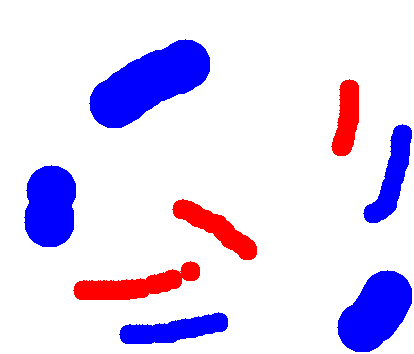
#> input picture samples/bird-seeds.png, 414 x 354 px
$ python GUI_main.py
#> lines starting #> are read from the running program, lines starting #| are printed output that depends on the picture
### src/utilities.py
from tkinter import Tk, filedialog

################################################################################
def prompt_select_file():
    root = Tk()
    root.withdraw()
    filePath = filedialog.askopenfilename(
        initialdir = root,
        title = "Choose an image...",
        filetypes = [ # filetypes supported by Pillow
            ("All files", "*.*"),
            ("BLP", "*.blp"),
            ("BMP image/bmp", "*.bmp"),
            ("BUFR", "*.bufr"),
            ("CUR", "*.cur"),
            ("DCX", "*.dcx"),
            ("DDS", "*.dds"),
            ("DIB image/bmp", "*.dib"),
            ("EPS application/postscript", "*.eps *.ps"),
            ("FITS", "*.fit *.fits"),
            ("FLI", "*.flc *.fli"),
            ("FTEX", "*.ftc *.ftu"),
            ("GBR", "*.gbr"),
            ("GIF image/gif", "*.gif"),
            ("GRIB", "*.grib"),
            ("HDF5", "*.h5 *.hdf"),
            ("ICNS image/icns", "*.icns"),
            ("ICO image/x-icon", "*.ico"),
            ("IM", "*.im"),
            ("IPTC", "*.iim"),
            ("JPEG image/jpeg", "*.jfif *.jpe *.jpeg *.jpg"),
            ("JPEG2000 image/jp2", "*.j2c *.j2k *.jp2 *.jpc *.jpf *.jpx"),
            ("MPEG video/mpeg", "*.mpeg *.mpg"),
            ("MSP", "*.msp"),
            ("PCD", "*.pcd"),
            ("PCX image/x-pcx", "*.pcx"),
            ("PIXAR", "*.pxr"),
            ("PNG image/png", "*.apng *.png"),
            ("PPM image/x-portable-anymap", "*.pbm *.pgm *.pnm *.ppm"),
            ("PSD image/vnd*.adobe*.photoshop", "*.psd"),
            ("SGI image/sgi", "*.bw *.rgb *.rgba *.sgi"),
            ("SUN", "*.ras"),
            ("TGA image/x-tga", "*.icb *.tga *.vda *.vst"),
            ("TIFF image/tiff", "*.tif *.tiff"),
            ("WEBP image/webp", "*.webp"),
            ("WMF", "*.emf *.wmf"),
            ("XBM image/xbm", "*.xbm"),
            ("XPM image/xpm", "*.xpm"),
        ]
    )
#> the answer given: ../samples/bird-seeds.png
    root.destroy()
    return filePath

################################################################################

### src/GUI_main.py
import numpy as np
from pathlib import Path
from PIL import Image, UnidentifiedImageError

import matplotlib.pyplot as plt
from matplotlib.widgets import Button, RadioButtons, TextBox

from parameters import BRUSH_RADIUS, DEFAULT_SIGMA, DEFAULT_LAMBDA
from utilities import prompt_select_file
from mincut_maxflow import SOURCE, SINK, \
    GraphCutFastBFS, \
    GraphCutFastRND, \
    GraphCutAnimateBFS, \
    GraphCutAnimateRND

################################################################################
##### gui colors
NO_COLOR = 0, 0, 0, 0
RED = 255, 0, 0, 255
BLUE = 0, 0, 255, 255

HALF_RED = 255, 0, 0, 128
HALF_BLUE = 0, 0, 255, 128
HALF_BLACK = 0, 0, 0, 128

##### gui flags
MOVE = 0
DRAW = 1
ERASE = 2

# //////////////////////////////////////////////////////////////////////////////
class GUI:
    def __init__(self):
        ##### ATTRIBUTES INITIALIZATION
        self.im_arr = {}
        self.implot = {}

        self.str_sigma = str(DEFAULT_SIGMA)
        self.str_lambda = str(DEFAULT_LAMBDA)

        ##### IMAGE LOADING
        self.path_img = Path(prompt_select_file())

        if not self.path_img.name:
            raise Exception("No image file selected. Exiting...")
        try:
            self.img = Image.open(self.path_img)
#> self.img is the input picture: PIL image 414x354 RGBA; mean R, G, B, A 9.9, 0, 30.7, 40.6
        except UnidentifiedImageError:
            raise Exception(f"Invalid image file '{self.path_img.name}' selected. Exiting...")
        else:
            self.path_base = self.path_img.parent / self.path_img.stem
            self.path_seeds = Path(str(self.path_base) + "-seeds.png")


        ##### GUI INITIALIZATION
        fig = plt.figure()
        self.fleft, self.fright = fig.subfigures(ncols = 2, width_ratios = [8, 2])

        self.ax_left = self.fleft.add_subplot()
        self.ax_dict = self.fright.subplot_mosaic(
            "ab;cc;gg;.e;.f;hp;ij;kl;mn",
            gridspec_kw = dict(wspace = 0, hspace = 0),
        )

        self.fleft.subplots_adjust(bottom = 0.05, top = 0.95)
        self.fright.subplots_adjust(bottom = 0.05, top = 0.95)

        self.load_img(self.img, "main", True)
#> in load_img, `if doBW: img = img.convert('L')`:
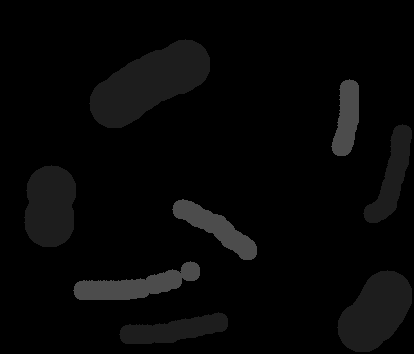
#> img: PIL image 414x354 L; min 0, max 76, mean 6.4

        self.blank = np.zeros((self.h, self.w, 4), dtype = float)
        for key in ("seeds", "ghost", "result", "paths"):
            self.im_arr[key] = np.zeros((self.h, self.w, 4), dtype = np.uint8)
            self.implot[key] = self.ax_left.imshow(self.im_arr[key], vmin = 0, vmax = 255)
#> after the loop, self.im_arr = 5 items; self.implot = 5 items

        self.b_clear_seeds = Button(self.ax_dict['a'], "Clear\nSeeds")
        self.b_load_seeds = Button(self.ax_dict['b'], "Load\nSeeds")
        self.rb_gui_mode = RadioButtons(self.ax_dict['c'], ("OBJ (Z)", "BKG (X)", "Erase (C)", "Nothing (V)"))
        self.tb_sigma = TextBox(self.ax_dict['e'], "Sigma", initial = self.str_sigma)
        self.tb_lambda = TextBox(self.ax_dict['f'], "Lambda", initial = self.str_lambda)
        self.b_save_seeds = Button(self.ax_dict['g'], "Save\nseeds")
        self.b_save_result_obj = Button(self.ax_dict['h'], "Save\nOBJ", color = "0.2")
        self.b_save_result_bkg = Button(self.ax_dict['p'], "Save\nBKG", color = "0.2")
        self.b_cut_fast_bfs = Button(self.ax_dict['i'], "Fast\ncut BFS")
        self.b_cut_fast_rnd = Button(self.ax_dict['j'], "Fast\ncut RND")
        self.b_cut_animate_bfs = Button(self.ax_dict['k'], "Animate\ncut BFS")
        self.b_cut_animate_rnd = Button(self.ax_dict['l'], "Animate\ncut RND")
        self.b_toggle_result = Button(self.ax_dict['m'], "Toggle\nresult", color = "0.2")
        self.b_toggle_paths = Button(self.ax_dict['n'], "Toggle\npaths", color = "0.2")

        self.b_clear_seeds.on_clicked(self.clear_seeds)
        self.b_load_seeds.on_clicked(self.load_seeds)
        self.rb_gui_mode.on_clicked(self.update_guimode)
        self.tb_sigma.on_text_change(self.validate_tb_sigma)
        self.tb_lambda.on_text_change(self.validate_tb_lambda)
        self.b_save_seeds.on_clicked(self.save_seeds)
        self.b_save_result_obj.on_clicked(self.save_result_obj)
        self.b_save_result_bkg.on_clicked(self.save_result_bkg)
        self.b_cut_fast_bfs.on_clicked(self.trigger_cut_fast_bfs)
        self.b_cut_animate_bfs.on_clicked(self.trigger_cut_animate_bfs)
        self.b_cut_fast_rnd.on_clicked(self.trigger_cut_fast_rnd)
        self.b_cut_animate_rnd.on_clicked(self.trigger_cut_animate_rnd)
        self.b_toggle_result.on_clicked(self.toggle_result)
        self.b_toggle_paths.on_clicked(self.toggle_paths)

        self.b_save_result_obj.active = False
        self.b_save_result_bkg.active = False
        self.b_toggle_result.active = False
        self.b_toggle_paths.active = False


        self.brush_radius = BRUSH_RADIUS
        self.pressed = False
        self.colors = {}

        ### start in OBJ mode
        self.update_guimode("OBJ (Z)")
        self.gui_mode = DRAW
        self.firstCut = True
        self.showing_result = False
        self.showing_paths = False

        ### hook keyboard and mouse
        self.cid_press    = self.fleft.canvas.mpl_connect("button_press_event", self.on_click)
        self.cid_motion   = self.fleft.canvas.mpl_connect("motion_notify_event", self.on_motion)
        self.cid_release  = self.fleft.canvas.mpl_connect("button_release_event", self.on_release)
        self.cid_keyboard = self.fleft.canvas.mpl_connect("key_press_event", self.on_key_press)

        self.details_init()
        plt.show()
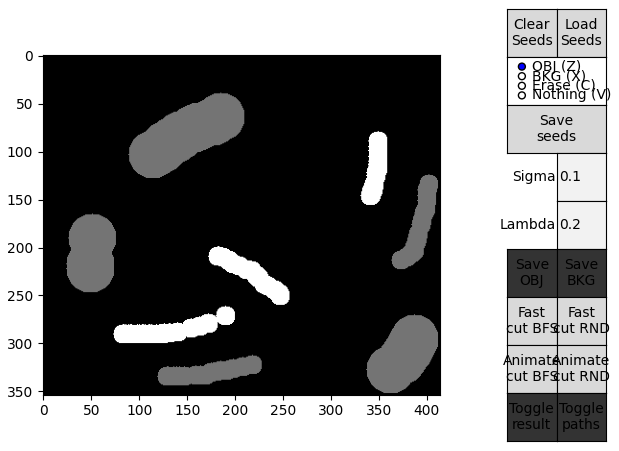
#> figure drawn by matplotlib, 4 panels


    # ++++++++++++++++++++++++++++++++++++++++++++++++++++++++++++++++++++++++++ I/O OPERATIONS
    def load_img(self, img : Image, arr_key : str, doBW : bool):
        if doBW: img = img.convert('L') # open the image in intensity mode (monochromatic)
        arr = np.asarray(img, dtype = np.uint8)

        self.im_arr[arr_key] = arr.copy()
        self.implot[arr_key] = self.ax_left.imshow(arr, cmap = "Greys_r" if doBW else None)

        self.w, self.h = img.size

    # [10 lines left out: function save_masked_img, not called in this run]

    def output_name(self, type : str):
        return f"{self.path_base}-{type}-{'RND' if self.mode_random else 'BFS'}" \
            f"-S{self.str_sigma}-L{self.str_lambda}-cycles_{self.graph_cut.cut_cycle}.png"

    # ++++++++++++++++++++++++++++++++++++++++++++++++++++++++++++++++++++++++++ GUI UTILITIES
    # [45 lines left out: functions get_mouse_coords, draw_pixels, validate_textbox, activate_button, not called in this run]


    # ++++++++++++++++++++++++++++++++++++++++++++++++++++++++++++++++++++++++++ CANVAS UPDATES
    def clear_canvas(self, key):
        self.implot[key].set_data(self.blank)
        self.fleft.canvas.draw_idle()

    def update_canvas(self, key):
        self.implot[key].set_data(self.im_arr[key])
        self.fleft.canvas.draw_idle()

    # [9 lines left out: function update_canvas_cut, not called in this run]

    def clear_ghost(self):
        self.im_arr["ghost"].fill(0)
        self.clear_canvas("ghost")

    def clear_seeds(self, event): # <fright> WIDGET CALLBACK
        self.im_arr["seeds"].fill(0)
        self.clear_canvas("seeds")

    def draw_ghost(self, points):
        self.im_arr["ghost"].fill(0)
        self.draw_pixels("ghost", points)

    def draw_seeds(self, points):
        self.draw_pixels("seeds", points)


    # ++++++++++++++++++++++++++++++++++++++++++++++++++++++++++++++++++++++++++ KEYBOARD EVENT CALLBACKS
    # [9 lines left out: function on_key_press, not called in this run]


    # ++++++++++++++++++++++++++++++++++++++++++++++++++++++++++++++++++++++++++ <fleft> MOUSE EVENT CALLBACKS
    def on_click(self, event):
        self.pressed = True
        self.draw_seeds(self.get_mouse_coords(event))

    # [9 lines left out: function on_motion, not called in this run]

    def on_release(self, event):
        self.pressed = False


    # ++++++++++++++++++++++++++++++++++++++++++++++++++++++++++++++++++++++++++ <fright> WIDGET CALLBACKS
    # [6 lines left out: function load_seeds, not called in this run]

    def update_guimode(self, val):
        if val == "OBJ (Z)":
            self.gui_mode = DRAW
            self.colors["seeds"] = RED
            self.colors["ghost"] = HALF_RED
            return

        if val == "BKG (X)":
            self.gui_mode = DRAW
            self.colors["seeds"] = BLUE
            self.colors["ghost"] = HALF_BLUE
            return

        if val == "Erase (C)":
            self.gui_mode = ERASE
            self.colors["seeds"] = NO_COLOR
            self.colors["ghost"] = HALF_BLACK
            return

        if val == "Nothing (V)":
            self.gui_mode = MOVE
            self.clear_canvas("ghost")

    def validate_tb_sigma(self, val):
        self.validate_textbox("sigma", val)

    def validate_tb_lambda(self, val):
        self.validate_textbox("lambda", val)

    def save_seeds(self, event):
        Image.fromarray(self.im_arr["seeds"], mode = "RGBA").save(self.path_seeds)
        print(f">>> Seeds saved as {self.path_seeds.name}")

    def save_result_obj(self, event):
        self.save_masked_img( self.graph_cut.TREE == SOURCE, self.output_name("OBJ") )

    def save_result_bkg(self, event):
        self.save_masked_img( self.graph_cut.TREE == SINK, self.output_name("BKG") )

    # [69 lines left out: functions trigger_cut_fast_bfs, trigger_cut_fast_rnd, trigger_cut_animate_bfs, trigger_cut_animate_rnd, toggle_result, toggle_paths and 3 more, not called in this run]


    # ++++++++++++++++++++++++++++++++++++++++++++++++++++++++++++++++++++++++++ ABSTRACT METHODS
    def details_init(self): pass
    def details_add_data(self): pass


# //////////////////////////////////////////////////////////////////////////////
if __name__ == "__main__":
    gui = GUI()

################################################################################

$ run again, on samples/realcat-seeds.png
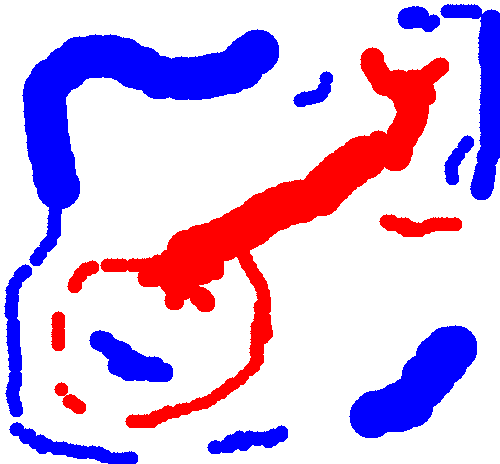
#> input picture samples/realcat-seeds.png, 500 x 464 px
#> in __init__, self.img is the input picture: PIL image 500x464 RGBA; mean R, G, B, A 27.3, 0, 41.4, 68.7
#> in load_img, `if doBW: img = img.convert('L')`:
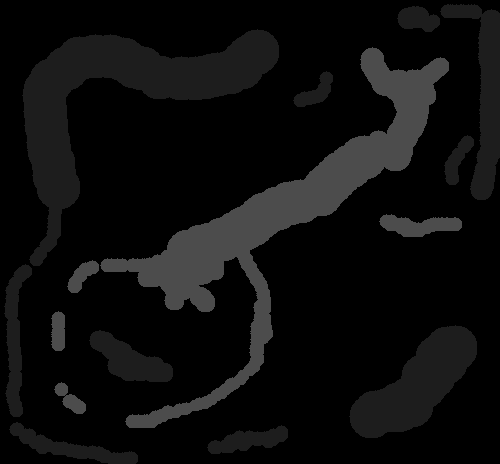
#> img: PIL image 500x464 L; min 0, max 76, mean 12.9
#> after the loop in __init__, `for key in ("seeds", "ghost", "result", "paths"):`: self.im_arr = 5 items
#> in __init__, `plt.show()`:
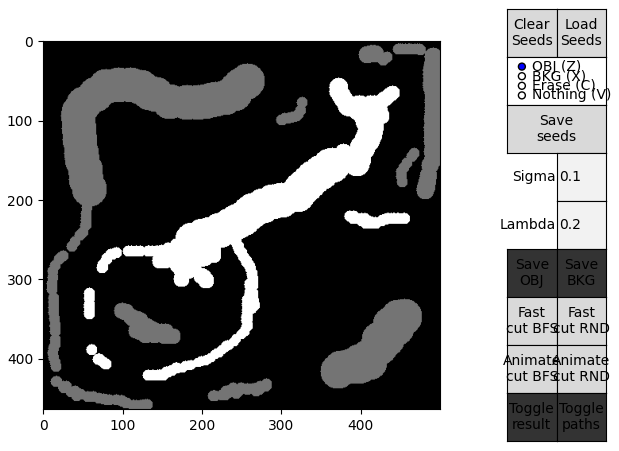
#> figure drawn by matplotlib, 4 panels
